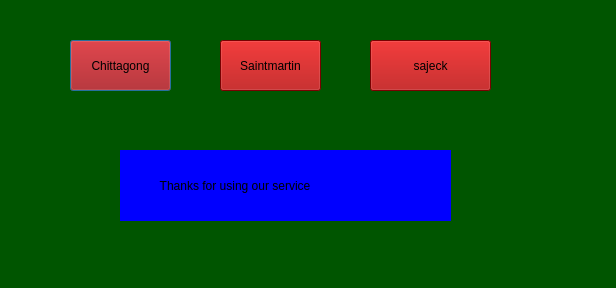
<?xml version="1.0" encoding="UTF-8"?>
<ui version="4.0">
 <class>sevenDialog</class>
 <widget class="QDialog" name="sevenDialog">
  <property name="geometry">
   <rect>
    <x>0</x>
    <y>0</y>
    <width>616</width>
    <height>288</height>
   </rect>
  </property>
  <property name="windowTitle">
   <string>Dialog</string>
  </property>
  <property name="styleSheet">
   <string notr="true">background:rgb(0, 85, 0);</string>
  </property>
  <widget class="QPushButton" name="pushButton_chittagongx">
   <property name="geometry">
    <rect>
     <x>70</x>
     <y>40</y>
     <width>101</width>
     <height>51</height>
    </rect>
   </property>
   <property name="styleSheet">
    <string notr="true">font: 75 12pt &quot;Bell MT&quot;;
background:rgb(170, 0, 0)</string>
   </property>
   <property name="text">
    <string>Chittagong</string>
   </property>
  </widget>
  <widget class="QPushButton" name="pushButton_saintmartinx">
   <property name="geometry">
    <rect>
     <x>220</x>
     <y>40</y>
     <width>101</width>
     <height>51</height>
    </rect>
   </property>
   <property name="styleSheet">
    <string notr="true">font: 75 12pt &quot;Bell MT&quot;;
background:rgb(170, 0, 0)</string>
   </property>
   <property name="text">
    <string>Saintmartin</string>
   </property>
  </widget>
  <widget class="QPushButton" name="pushButton_sajeckx">
   <property name="geometry">
    <rect>
     <x>370</x>
     <y>40</y>
     <width>121</width>
     <height>51</height>
    </rect>
   </property>
   <property name="styleSheet">
    <string notr="true">font: 75 12pt &quot;Bell MT&quot;;
background:rgb(170, 0, 0)</string>
   </property>
   <property name="text">
    <string>sajeck</string>
   </property>
  </widget>
  <widget class="QLabel" name="label">
   <property name="geometry">
    <rect>
     <x>120</x>
     <y>150</y>
     <width>331</width>
     <height>71</height>
    </rect>
   </property>
   <property name="styleSheet">
    <string notr="true">font: 75 14pt &quot;Bell MT&quot;;
background:rgb(0, 0, 255);</string>
   </property>
   <property name="text">
    <string>            Thanks for using our service</string>
   </property>
  </widget>
 </widget>
 <resources/>
 <connections/>
</ui>
